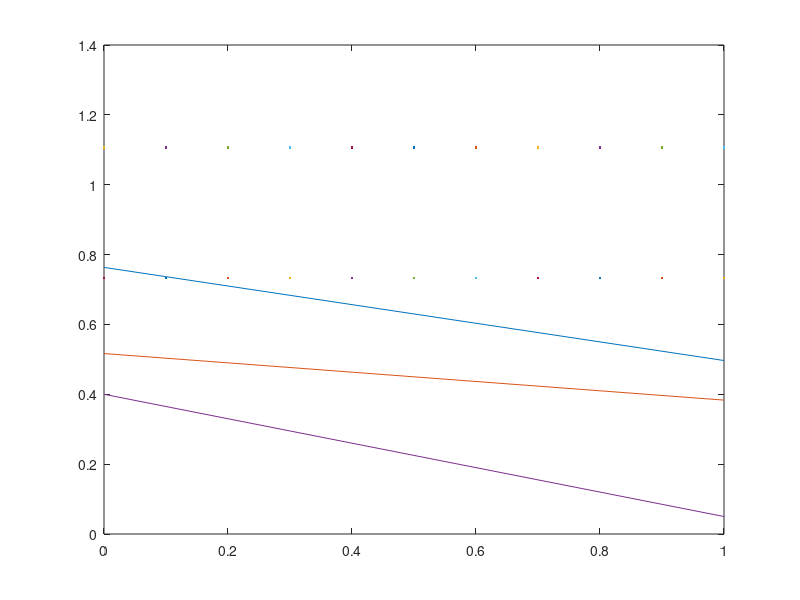

The MATLAB source for this figure: (Note: this script raises an error after producing the figure.)
clear all;
clc;

%固定参数赋值%
a=0.6;
q=0.3;
c1=0.3;
c2=0.4;
m1=0.03;
m2=0.04;
m3=0.05;
f1=0.3;
f2=0.9;
f3=0.1;
t1=0.5;
t2=0.1;
t3=0.9;
n=100;

%1.质量问题的负面影响对结果的影响 先给参数赋值%
g=0.3;r=0.4;e=0.1;x=0.1;

%参数设置完成，开始带入公式%
b=0:0.1:1;
p1=(1/3)*(2-2*((1-a)*(b+g)-f1*(r+e)+t1*x)+m1+c1);
w1=(1/3)*(1-((1-a)*(b+g)-f1*(r+e)+t1*x)-m1+2*c1);
p2=(1/3)*(2-2*(-f2*(r+e)+t2*x)+m2+c2);
w2=(1/3)*(1-(-f2*(r+e)+t2*x)-m2+2*c2);
p3=(1/2)*(1-((1-q)*(b+g)-f3*(r+e)+t3*x)+m3);
plot(b,p1,b,w1,b,p2,b,w2,b,p3);
hold on;
yline(p2,'-','p2');
yline(w2,'-','w2');
text(b,p1,'p1');
text(b,p3,'p3');
text(b,w1,'w1');
%legend("p1","w1","p2","w2","p3");%
hold off;

%% 
clear all;
clc;

%固定参数赋值%
a=0.6;
q=0.3;
c1=0.3;
c2=0.4;
m1=0.03;
m2=0.04;
m3=0.05;
f1=0.3;
f2=0.9;
f3=0.1;
t1=0.5;
t2=0.1;
t3=0.9;
n=100;

g=0.3;r=0.4;e=0.1;x=0.1;
b=0:0.1:1;

%2.对pi的影响%
s1=(1/9)*n*((1-((1-a)*(b+g)-f1*(r+e)+t1*x)-m1-c1).^2);
i1=(1/9)*n*((1-((1-a)*(b+g)-f1*(r+e)+t1*x)-m1-c1).^2);
s2=(1/9)*n*((1-(-f2*(r+e)+t2*x)-m2-c2).^2);
i2=(1/9)*n*((1-(-f2*(r+e)+t2*x)-m2-c2).^2);
s3=(1/4)*n*((1-((1-q)*(b+g)-f3*(r+e)+t3*x)-m3).^2);
plot(b,s1,b,i1,b,s2,b,i2,b,s3);
hold on;
yline(s2,'-','s2');
text(b,i1,'i1');
yline(i2,'-','i2');
text(b,s1,'s1');
text(b,s3,'s3');
hold off;



%% 
clear all;
clc;

%固定参数赋值%
a=0.6;
q=0.3;
c1=0.3;
c2=0.4;
m1=0.03;
m2=0.04;
m3=0.05;
f1=0.3;
f2=0.9;
f3=0.1;
t1=0.5;
t2=0.1;
t3=0.9;
n=100;

g=0.3;r=0.4;e=0.1;x=0.1;
b=0:0.1:1;


CS1=(1/18)*n*((1-((1-a)*(b+g)-f1*(r+e)+t1*x)-m1-c1).^2);
CS2=(1/18)*n*((1-(-f2*(r+e)+t2*x)-m2-c2).^2);
CS3=(1/8)*n*((1-((1-q)*(b+g)-f3*(r+e)+t3*x)-m3).^2);
plot(b,CS1,b,CS2,b,CS3);
hold on;
yline(CS2,'-','CS2');
text(b,CS1,'CS1');
text(b,CS3,'CS3');
hold off;

%% 
%% 
clear all;
clc;

%固定参数赋值%
a=0.6;
q=0.3;
c1=0.3;
c2=0.4;
m1=0.03;
m2=0.04;
m3=0.05;
f1=0.3;
f2=0.9;
f3=0.1;
t1=0.5;
t2=0.1;
t3=0.9;
n=100;

g=0.3;r=0.4;e=0.1;x=0.1;
b=0:0.1:1;


SW1=(1/18)*5*n*((1-((1-a)*(b+g)-f1*(r+e)+t1*x)-m1-c1).^2);
SW2=(1/18)*5*n*((1-(-f2*(r+e)+t2*x)-m2-c2).^2);
SW3=(1/8)*3*n*((1-((1-q)*(b+g)-f3*(r+e)+t3*x)-m3).^2);
plot(b,SW1,b,SW2,b,SW3);
hold on;
yline(SW2,'-','SW2');
text(b,SW1,'SW1');
text(b,SW3,'SW3');
hold off;
